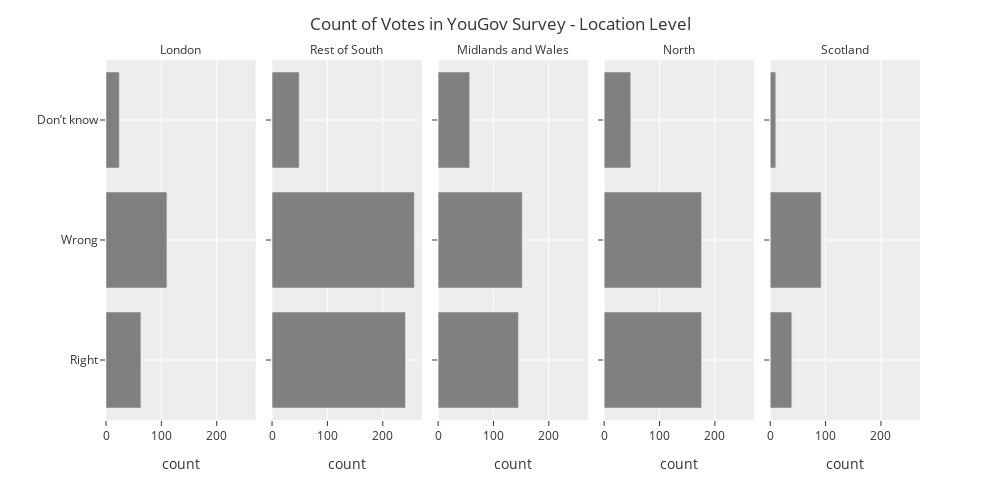

The notebook cell saved with this chart:
### Markdown cell above
## Avoid Redundancy

Here is the same graph again, but avoiding redundancy.

### Code cell
my_categories = ['London','Rest of South','Midlands and Wales','North','Scotland']

fig = px.bar(DF_plot,y='vote',x='count',
             facet_col='location',
            color_discrete_sequence=['gray'])

fig.for_each_annotation(lambda a: a.update(text=a.text.split("=")[1]))

my_categories = ['Dont know','Right','Wrong']
fig.update_layout(yaxis={'categoryorder': 'array', 'categoryarray': my_categories},
                  title='Count of Votes in YouGov Survey - Location Level',
                  yaxis_title="",
                  template='ggplot2',
                  legend_title='Location',
                  autosize=False,
                  width=1000,
                  height=500)

fig.show()

### Figure 1 — Plotly figure (JSON) as saved in the notebook; plotly's stock layout.template omitted (floating-point values rounded to 4 significant figures)
{"data": [{"alignmentgroup": "True", "hovertemplate": "location=London<br>count=%{x}<br>vote=%{y}<extra></extra>", "legendgroup": "", "marker": {"color": "gray", "pattern": {"shape": ""}}, "name": "", "offsetgroup": "", "orientation": "h", "showlegend": false, "textposition": "auto", "type": "bar", "x": [63, 110, 24], "xaxis": "x", "y": ["Right", "Wrong", "Don’t know"], "yaxis": "y"}, {"alignmentgroup": "True", "hovertemplate": "location=Rest of South<br>count=%{x}<br>vote=%{y}<extra></extra>", "legendgroup": "", "marker": {"color": "gray", "pattern": {"shape": ""}}, "name": "", "offsetgroup": "", "orientation": "h", "showlegend": false, "textposition": "auto", "type": "bar", "x": [241, 257, 49], "xaxis": "x2", "y": ["Right", "Wrong", "Don’t know"], "yaxis": "y2"}, {"alignmentgroup": "True", "hovertemplate": "location=Midlands and Wales<br>count=%{x}<br>vote=%{y}<extra></extra>", "legendgroup": "", "marker": {"color": "gray", "pattern": {"shape": ""}}, "name": "", "offsetgroup": "", "orientation": "h", "showlegend": false, "textposition": "auto", "type": "bar", "x": [145, 152, 57], "xaxis": "x3", "y": ["Right", "Wrong", "Don’t know"], "yaxis": "y3"}, {"alignmentgroup": "True", "hovertemplate": "location=North<br>count=%{x}<br>vote=%{y}<extra></extra>", "legendgroup": "", "marker": {"color": "gray", "pattern": {"shape": ""}}, "name": "", "offsetgroup": "", "orientation": "h", "showlegend": false, "textposition": "auto", "type": "bar", "x": [176, 176, 48], "xaxis": "x4", "y": ["Right", "Wrong", "Don’t know"], "yaxis": "y4"}, {"alignmentgroup": "True", "hovertemplate": "location=Scotland<br>count=%{x}<br>vote=%{y}<extra></extra>", "legendgroup": "", "marker": {"color": "gray", "pattern": {"shape": ""}}, "name": "", "offsetgroup": "", "orientation": "h", "showlegend": false, "textposition": "auto", "type": "bar", "x": [39, 92, 10], "xaxis": "x5", "y": ["Right", "Wrong", "Don’t know"], "yaxis": "y5"}], "layout": {"annotations": [{"font": {}, "showarrow": false, "text": "London", "x": 0.092, "xanchor": "center", "xref": "paper", "y": 1, "yanchor": "bottom", "yref": "paper"}, {"font": {}, "showarrow": false, "text": "Rest of South", "x": 0.296, "xanchor": "center", "xref": "paper", "y": 1, "yanchor": "bottom", "yref": "paper"}, {"font": {}, "showarrow": false, "text": "Midlands and Wales", "x": 0.5, "xanchor": "center", "xref": "paper", "y": 1, "yanchor": "bottom", "yref": "paper"}, {"font": {}, "showarrow": false, "text": "North", "x": 0.704, "xanchor": "center", "xref": "paper", "y": 1, "yanchor": "bottom", "yref": "paper"}, {"font": {}, "showarrow": false, "text": "Scotland", "x": 0.908, "xanchor": "center", "xref": "paper", "y": 1, "yanchor": "bottom", "yref": "paper"}], "autosize": false, "barmode": "relative", "height": 500, "legend": {"title": {"text": "Location"}, "tracegroupgap": 0}, "margin": {"t": 60}, "title": {"text": "Count of Votes in YouGov Survey - Location Level"}, "width": 1000, "xaxis": {"anchor": "y", "autorange": true, "domain": [0, 0.184], "range": [0, 270.5], "title": {"text": "count"}, "type": "linear"}, "xaxis2": {"anchor": "y2", "autorange": true, "domain": [0.204, 0.388], "matches": "x", "range": [0, 270.5], "title": {"text": "count"}, "type": "linear"}, "xaxis3": {"anchor": "y3", "autorange": true, "domain": [0.408, 0.592], "matches": "x", "range": [0, 270.5], "title": {"text": "count"}, "type": "linear"}, "xaxis4": {"anchor": "y4", "autorange": true, "domain": [0.612, 0.796], "matches": "x", "range": [0, 270.5], "title": {"text": "count"}, "type": "linear"}, "xaxis5": {"anchor": "y5", "autorange": true, "domain": [0.816, 1], "matches": "x", "range": [0, 270.5], "title": {"text": "count"}, "type": "linear"}, "yaxis": {"anchor": "x", "autorange": true, "categoryarray": ["Dont know", "Right", "Wrong"], "categoryorder": "array", "domain": [0, 1], "range": [0.5, 3.5], "title": {"text": ""}, "type": "category"}, "yaxis2": {"anchor": "x2", "autorange": true, "domain": [0, 1], "matches": "y", "range": [0.5, 3.5], "showticklabels": false, "type": "category"}, "yaxis3": {"anchor": "x3", "autorange": true, "domain": [0, 1], "matches": "y", "range": [0.5, 3.5], "showticklabels": false, "type": "category"}, "yaxis4": {"anchor": "x4", "autorange": true, "domain": [0, 1], "matches": "y", "range": [0.5, 3.5], "showticklabels": false, "type": "category"}, "yaxis5": {"anchor": "x5", "autorange": true, "domain": [0, 1], "matches": "y", "range": [0.5, 3.5], "showticklabels": false, "type": "category"}}}
